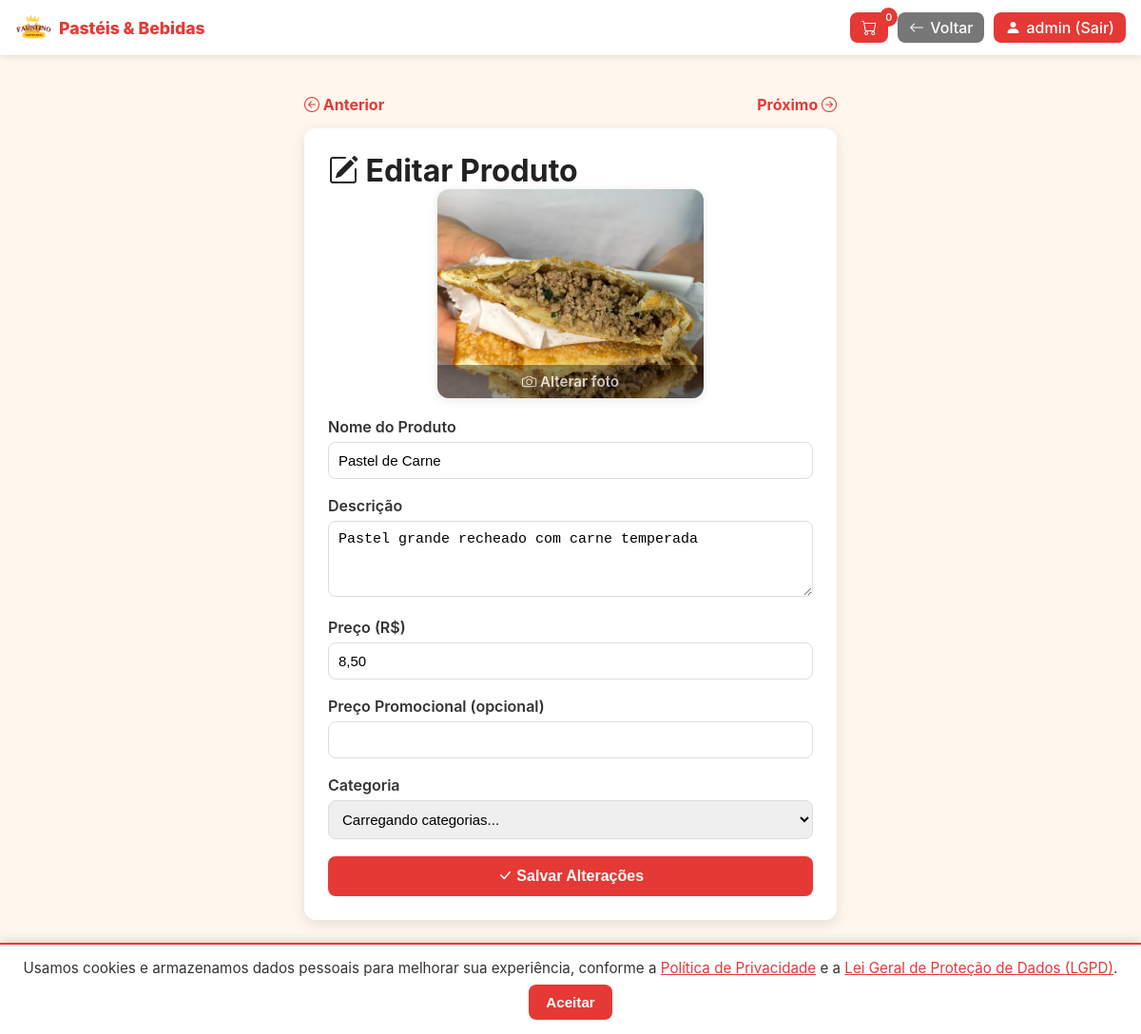
/alterarProduto.php?id=2 (signed in), run on the app's committed database.
### tables this page shows
CREATE TABLE `products` (
  `id` int(11) NOT NULL,
  `name` varchar(150) NOT NULL,
  `description` text DEFAULT NULL,
  `price` double NOT NULL,
  `price_promo` decimal(10,2) DEFAULT NULL,
  `image` varchar(255) DEFAULT NULL,
  `active` tinyint(1) DEFAULT 1,
  `category_id` int(11) DEFAULT NULL,
  `created_at` datetime DEFAULT current_timestamp()
);

### public/alterarProduto.php (the view, shortened to what this page needs)
<?php
$pdo = Database::connect();
$productId = isset($_GET['id']) ? (int)$_GET['id'] : 0;
$stmt = $pdo->prepare("SELECT * FROM products WHERE id = ?");
$stmt->execute([$productId]);
$product = $stmt->fetch(PDO::FETCH_ASSOC);
?>
<!DOCTYPE html>
<html lang="pt-BR">
<head>
<link rel="stylesheet" href="css/style.css">
<link rel="stylesheet" href="https://cdn.jsdelivr.net/npm/bootstrap-icons@1.11.3/font/bootstrap-icons.css">
</head>
<body>
<?php include 'header.php'; ?>
<main>
  <div class="nav-buttons">
    <a href="alterarProduto.php?id=<?= max($productId - 1, 1) ?>"><i class="bi bi-arrow-left-circle"></i> Anterior</a>
    <a href="alterarProduto.php?id=<?= $productId + 1 ?>">Próximo <i class="bi bi-arrow-right-circle"></i></a>
  </div>
  <div class="form-container">
    <h1 class="form-title"><i class="bi bi-pencil-square"></i> Editar Produto</h1>
    <form id="editForm" enctype="multipart/form-data">
      <div class="image-preview" onclick="document.getElementById('image').click();" id="imagePreview">
        <img src="<?= htmlspecialchars($product['image'] ?: 'imgs/default.png') ?>" alt="Imagem do produto">
        <div class="image-overlay"><i class="bi bi-camera"></i> Alterar foto</div>
      </div>
      <div class="form-group">
        <label for="name">Nome do Produto</label>
        <input type="text" id="name" name="name" value="<?= htmlspecialchars($product['name']) ?>" required>
      </div>
      <div class="form-group">
        <label for="description">Descrição</label>
        <textarea id="description" name="description"><?= htmlspecialchars($product['description']) ?></textarea>
      </div>
      <div class="form-group">
        <label for="price">Preço (R$)</label>
        <input type="text" id="price" name="price" value="<?= number_format($product['price'], 2, ',', '.') ?>" required>
      </div>
      <div class="form-group">
        <label for="price_promo">Preço Promocional (opcional)</label>
        <input type="text" id="price_promo" name="price_promo" value="<?= $product['price_promo'] ? number_format($product['price_promo'], 2, ',', '.') : '' ?>">
      </div>
      <div class="form-group">
        <label for="category_id">Categoria</label>
        <select id="category_id" name="category_id" required>
          <option value="">Carregando categorias...</option>
        </select>
      </div>
      <button type="submit" class="btn-submit"><i class="bi bi-check-lg"></i> Salvar Alterações</button>
    </form>
  </div>
</main>
<?php include 'footer.php'; ?>
</body>
</html>

### public/css/style.css (style rules this page uses)
:root { --bg: #fff7f0; --accent: #e53935; --muted: #666; --card: #ffffff; --shadow: 0 6px 18px rgba(0,0,0,0.08); --radius: 14px; }
* { box-sizing: border-box; margin: 0; padding: 0; }
html, body { height: 100%; }
body { font-family: -apple-system, BlinkMacSystemFont, "Segoe UI", Roboto, Arial, sans-serif; background: #fff6ed; color: #222; -webkit-font-smoothing: antialiased; -moz-osx-font-smoothing: grayscale; }
a { text-decoration: none; color: inherit; }
main { padding-top: 40px; padding-bottom: 70px; }
@media (min-width: 800px) { main { padding-top: 60px; } }

### public/alterarProduto.php (style rules this page uses)
main { max-width: 600px; margin: 0 auto; padding: 100px 20px 120px; }
.form-container { background: #fff; border-radius: 12px; box-shadow: 0 4px 15px rgba(0,0,0,0.1); padding: 25px; }
.nav-buttons { display: flex; justify-content: space-between; align-items: center; margin-bottom: 15px; }
.nav-buttons a { color: var(--accent); font-weight: bold; text-decoration: none; }
.image-preview { position: relative; width: 100%; max-width: 280px; height: 220px; margin: 0 auto 20px; border-radius: 12px; overflow: hidden; cursor: pointer; box-shadow: 0 2px 10px rgba(0,0,0,0.1); }
.image-preview img { width: 100%; height: 100%; object-fit: cover; display: block; }
.image-overlay { position: absolute; bottom: 0; left: 0; width: 100%; background: rgba(0,0,0,0.55); color: #fff; text-align: center; padding: 8px 0; font-size: 0.95rem; font-weight: 600; opacity: 0.7; transition: opacity 0.2s; }
.form-group { margin-bottom: 18px; }
label { font-weight: 600; color: #333; display: block; margin-bottom: 6px; }
input, textarea, select { width: 100%; padding: 10px; border-radius: 8px; border: 1px solid #ddd; font-size: 15px; }
textarea { resize: vertical; min-height: 80px; }
.btn-submit { background: #e53935; color: #fff; font-weight: 600; border: none; border-radius: 8px; padding: 12px; cursor: pointer; font-size: 1rem; width: 100%; }

### data on the page
products: image (picture), name "Pastel de Carne", description "Pastel grande recheado com carne temperada", price "8,50"

### other printed values
$_SESSION['user']['username'] "admin"
